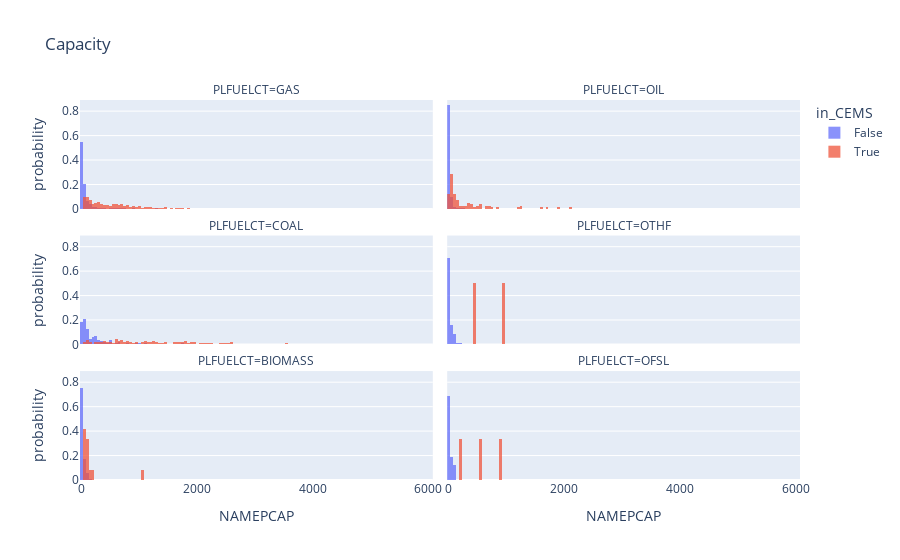

Source (notebook cell):
### Code cell
fig = px.histogram(egrid_plant, x="NAMEPCAP", color="in_CEMS", log_y=False, title="Capacity", histnorm='probability',
facet_col="PLFUELCT", facet_col_wrap=2)
# Overlay both histograms
fig.update_layout(barmode='overlay')
# Reduce opacity to see both histograms
fig.update_traces(opacity=0.75)

### Figure 1 — Plotly figure (JSON) as saved in the notebook; plotly's stock layout.template omitted (floating-point values rounded to 4 significant figures; data arrays with more than 128 entries replaced by an {"elided": "..."} marker saying what was removed)
{"data": [{"alignmentgroup": "True", "bingroup": "x", "histnorm": "probability", "hovertemplate": "in_CEMS=False<br>PLFUELCT=GAS<br>NAMEPCAP=%{x}<br>probability=%{y}<extra></extra>", "legendgroup": "False", "marker": {"color": "#636efa", "pattern": {"shape": ""}}, "name": "False", "offsetgroup": "False", "opacity": 0.75, "orientation": "v", "showlegend": true, "type": "histogram", "x": {"elided": "1190 float values"}, "xaxis": "x5", "yaxis": "y5"}, {"alignmentgroup": "True", "bingroup": "x", "histnorm": "probability", "hovertemplate": "in_CEMS=False<br>PLFUELCT=OIL<br>NAMEPCAP=%{x}<br>probability=%{y}<extra></extra>", "legendgroup": "False", "marker": {"color": "#636efa", "pattern": {"shape": ""}}, "name": "False", "offsetgroup": "False", "opacity": 0.75, "orientation": "v", "showlegend": false, "type": "histogram", "x": {"elided": "893 float values"}, "xaxis": "x6", "yaxis": "y6"}, {"alignmentgroup": "True", "bingroup": "x", "histnorm": "probability", "hovertemplate": "in_CEMS=False<br>PLFUELCT=COAL<br>NAMEPCAP=%{x}<br>probability=%{y}<extra></extra>", "legendgroup": "False", "marker": {"color": "#636efa", "pattern": {"shape": ""}}, "name": "False", "offsetgroup": "False", "opacity": 0.75, "orientation": "v", "showlegend": false, "type": "histogram", "x": {"elided": "151 float values"}, "xaxis": "x3", "yaxis": "y3"}, {"alignmentgroup": "True", "bingroup": "x", "histnorm": "probability", "hovertemplate": "in_CEMS=False<br>PLFUELCT=OTHF<br>NAMEPCAP=%{x}<br>probability=%{y}<extra></extra>", "legendgroup": "False", "marker": {"color": "#636efa", "pattern": {"shape": ""}}, "name": "False", "offsetgroup": "False", "opacity": 0.75, "orientation": "v", "showlegend": false, "type": "histogram", "x": {"elided": "268 float values"}, "xaxis": "x4", "yaxis": "y4"}, {"alignmentgroup": "True", "bingroup": "x", "histnorm": "probability", "hovertemplate": "in_CEMS=False<br>PLFUELCT=BIOMASS<br>NAMEPCAP=%{x}<br>probability=%{y}<extra></extra>", "legendgroup": "False", "marker": {"color": "#636efa", "pattern": {"shape": ""}}, "name": "False", "offsetgroup": "False", "opacity": 0.75, "orientation": "v", "showlegend": false, "type": "histogram", "x": {"elided": "748 float values"}, "xaxis": "x", "yaxis": "y"}, {"alignmentgroup": "True", "bingroup": "x", "histnorm": "probability", "hovertemplate": "in_CEMS=False<br>PLFUELCT=OFSL<br>NAMEPCAP=%{x}<br>probability=%{y}<extra></extra>", "legendgroup": "False", "marker": {"color": "#636efa", "pattern": {"shape": ""}}, "name": "False", "offsetgroup": "False", "opacity": 0.75, "orientation": "v", "showlegend": false, "type": "histogram", "x": [3.8, 13.5, 21, 51, 3, 78, 82.4, 20, 13.2, 1.6, 2.5, 60, 37.5, 10, 2.5, 8.4], "xaxis": "x2", "yaxis": "y2"}, {"alignmentgroup": "True", "bingroup": "x", "histnorm": "probability", "hovertemplate": "in_CEMS=True<br>PLFUELCT=GAS<br>NAMEPCAP=%{x}<br>probability=%{y}<extra></extra>", "legendgroup": "True", "marker": {"color": "#EF553B", "pattern": {"shape": ""}}, "name": "True", "offsetgroup": "True", "opacity": 0.75, "orientation": "v", "showlegend": true, "type": "histogram", "x": {"elided": "928 float values"}, "xaxis": "x5", "yaxis": "y5"}, {"alignmentgroup": "True", "bingroup": "x", "histnorm": "probability", "hovertemplate": "in_CEMS=True<br>PLFUELCT=OIL<br>NAMEPCAP=%{x}<br>probability=%{y}<extra></extra>", "legendgroup": "True", "marker": {"color": "#EF553B", "pattern": {"shape": ""}}, "name": "True", "offsetgroup": "True", "opacity": 0.75, "orientation": "v", "showlegend": false, "type": "histogram", "x": [21.8, 115, 429.6, 21.8, 242, 495.3, 641.5, 19, 167.2, 21.8, 139.2, 52, 18.5, 710.3, 1193, 20, 134, 317.6, 703.7, 80, 78.7, 90.2, 26.6, 634, 388.4, 1707.0, 1597.0, 21.1, 42.6, 69, 135, 352.6, 20.4, 180.6, 862.7, 25, 78.5, 25, 61.2, 68.3, 60.7, 60.6, 60.8, 490.2, 372, 180, 328.5, 56.7, 130, 56.7, 18, 414, 18.6, 76.8, 27, 37, 27.3, 338, 733, 54, 567, 108.9, 1896.0, 1242, 100, 238.5, 52.4, 292.6, 555.6, 546.4, 2112.0, 54, 131.6, 54, 117.9, 111.5, 402.5, 27, 1257, 41.8, 25.5], "xaxis": "x6", "yaxis": "y6"}, {"alignmentgroup": "True", "bingroup": "x", "histnorm": "probability", "hovertemplate": "in_CEMS=True<br>PLFUELCT=COAL<br>NAMEPCAP=%{x}<br>probability=%{y}<extra></extra>", "legendgroup": "True", "marker": {"color": "#EF553B", "pattern": {"shape": ""}}, "name": "True", "offsetgroup": "True", "opacity": 0.75, "orientation": "v", "showlegend": false, "type": "histogram", "x": {"elided": "216 float values"}, "xaxis": "x3", "yaxis": "y3"}, {"alignmentgroup": "True", "bingroup": "x", "histnorm": "probability", "hovertemplate": "in_CEMS=True<br>PLFUELCT=OTHF<br>NAMEPCAP=%{x}<br>probability=%{y}<extra></extra>", "legendgroup": "True", "marker": {"color": "#EF553B", "pattern": {"shape": ""}}, "name": "True", "offsetgroup": "True", "opacity": 0.75, "orientation": "v", "showlegend": false, "type": "histogram", "x": [450.9, 944], "xaxis": "x4", "yaxis": "y4"}, {"alignmentgroup": "True", "bingroup": "x", "histnorm": "probability", "hovertemplate": "in_CEMS=True<br>PLFUELCT=BIOMASS<br>NAMEPCAP=%{x}<br>probability=%{y}<extra></extra>", "legendgroup": "True", "marker": {"color": "#EF553B", "pattern": {"shape": ""}}, "name": "True", "offsetgroup": "True", "opacity": 0.75, "orientation": "v", "showlegend": false, "type": "histogram", "x": [54, 116.1, 85, 88, 39.5, 50, 75, 171.2, 1039, 59.5, 67.2, 188], "xaxis": "x", "yaxis": "y"}, {"alignmentgroup": "True", "bingroup": "x", "histnorm": "probability", "hovertemplate": "in_CEMS=True<br>PLFUELCT=OFSL<br>NAMEPCAP=%{x}<br>probability=%{y}<extra></extra>", "legendgroup": "True", "marker": {"color": "#EF553B", "pattern": {"shape": ""}}, "name": "True", "offsetgroup": "True", "opacity": 0.75, "orientation": "v", "showlegend": false, "type": "histogram", "x": [556.8, 194.8, 923.8], "xaxis": "x2", "yaxis": "y2"}], "layout": {"annotations": [{"font": {}, "showarrow": false, "text": "PLFUELCT=BIOMASS", "x": 0.245, "xanchor": "center", "xref": "paper", "y": 0.2867, "yanchor": "bottom", "yref": "paper"}, {"font": {}, "showarrow": false, "text": "PLFUELCT=OFSL", "x": 0.755, "xanchor": "center", "xref": "paper", "y": 0.2867, "yanchor": "bottom", "yref": "paper"}, {"font": {}, "showarrow": false, "text": "PLFUELCT=COAL", "x": 0.245, "xanchor": "center", "xref": "paper", "y": 0.6433, "yanchor": "bottom", "yref": "paper"}, {"font": {}, "showarrow": false, "text": "PLFUELCT=OTHF", "x": 0.755, "xanchor": "center", "xref": "paper", "y": 0.6433, "yanchor": "bottom", "yref": "paper"}, {"font": {}, "showarrow": false, "text": "PLFUELCT=GAS", "x": 0.245, "xanchor": "center", "xref": "paper", "y": 1.0, "yanchor": "bottom", "yref": "paper"}, {"font": {}, "showarrow": false, "text": "PLFUELCT=OIL", "x": 0.755, "xanchor": "center", "xref": "paper", "y": 1.0, "yanchor": "bottom", "yref": "paper"}], "barmode": "overlay", "legend": {"title": {"text": "in_CEMS"}, "tracegroupgap": 0}, "title": {"text": "Capacity"}, "xaxis": {"anchor": "y", "domain": [0, 0.49], "title": {"text": "NAMEPCAP"}}, "xaxis2": {"anchor": "y2", "domain": [0.51, 1], "matches": "x", "title": {"text": "NAMEPCAP"}}, "xaxis3": {"anchor": "y3", "domain": [0, 0.49], "matches": "x", "showticklabels": false}, "xaxis4": {"anchor": "y4", "domain": [0.51, 1], "matches": "x", "showticklabels": false}, "xaxis5": {"anchor": "y5", "domain": [0, 0.49], "matches": "x", "showticklabels": false}, "xaxis6": {"anchor": "y6", "domain": [0.51, 1], "matches": "x", "showticklabels": false}, "yaxis": {"anchor": "x", "domain": [0, 0.2867], "title": {"text": "probability"}}, "yaxis2": {"anchor": "x2", "domain": [0, 0.2867], "matches": "y", "showticklabels": false}, "yaxis3": {"anchor": "x3", "domain": [0.3567, 0.6433], "matches": "y", "title": {"text": "probability"}}, "yaxis4": {"anchor": "x4", "domain": [0.3567, 0.6433], "matches": "y", "showticklabels": false}, "yaxis5": {"anchor": "x5", "domain": [0.7133, 1.0], "matches": "y", "title": {"text": "probability"}}, "yaxis6": {"anchor": "x6", "domain": [0.7133, 1.0], "matches": "y", "showticklabels": false}}}
